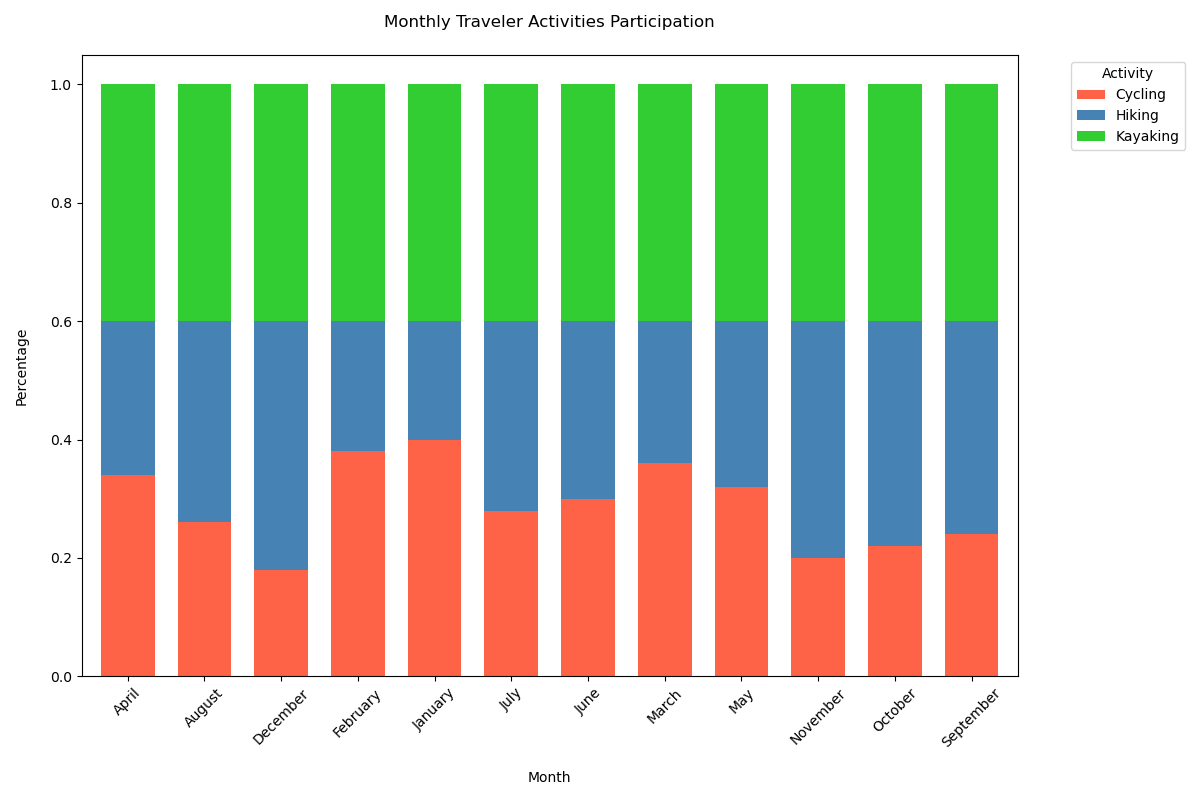

Generate this figure with Python:

import matplotlib.pyplot as plt
import pandas as pd
import seaborn as sns

data = [
    {'Month': 'January', 'Hiking': '20%', 'Cycling': '40%', 'Kayaking': '40%'},
    {'Month': 'February', 'Hiking': '22%', 'Cycling': '38%', 'Kayaking': '40%'},
    {'Month': 'March', 'Hiking': '24%', 'Cycling': '36%', 'Kayaking': '40%'},
    {'Month': 'April', 'Hiking': '26%', 'Cycling': '34%', 'Kayaking': '40%'},
    {'Month': 'May', 'Hiking': '28%', 'Cycling': '32%', 'Kayaking': '40%'},
    {'Month': 'June', 'Hiking': '30%', 'Cycling': '30%', 'Kayaking': '40%'},
    {'Month': 'July', 'Hiking': '32%', 'Cycling': '28%', 'Kayaking': '40%'},
    {'Month': 'August', 'Hiking': '34%', 'Cycling': '26%', 'Kayaking': '40%'},
    {'Month': 'September', 'Hiking': '36%', 'Cycling': '24%', 'Kayaking': '40%'},
    {'Month': 'October', 'Hiking': '38%', 'Cycling': '22%', 'Kayaking': '40%'},
    {'Month': 'November', 'Hiking': '40%', 'Cycling': '20%', 'Kayaking': '40%'},
    {'Month': 'December', 'Hiking': '42%', 'Cycling': '18%', 'Kayaking': '40%'}
]

df = pd.DataFrame(data)
for col in df.columns[1:]:
    df[col] = df[col].str.rstrip('%').astype('float') / 100

df_long = df.melt(id_vars='Month', var_name='Activity', value_name='Percentage')

pivot_df = df_long.pivot(index='Month', columns='Activity', values='Percentage')

colors = ['#FF6347', '#4682B4', '#32CD32']
pivot_df.plot(kind='bar', stacked=True, color=colors, figsize=(12, 8), width=0.7)

plt.title('Monthly Traveler Activities Participation', pad=20)
plt.xlabel('Month', labelpad=15)
plt.ylabel('Percentage', labelpad=15)
plt.legend(title='Activity', bbox_to_anchor=(1.05, 1), loc='upper left')
plt.xticks(rotation=45)
plt.tight_layout()

plt.show()
